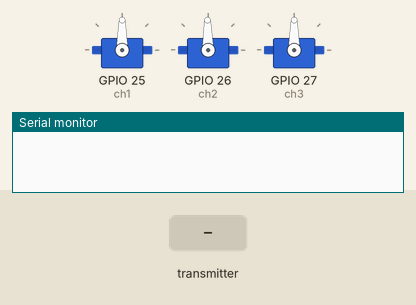
Bench run of a sketch on a simulated ESP32. Shown: 3 × servo, the last lines printed to the serial monitor. Inputs (shaded band) come from the test bench.

Above: at 1.2 s.
1.3 s: the transmitter starts sending throttle = 0
At 1.8 s:
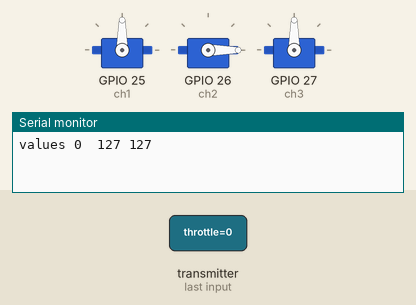
2.8 s: the transmitter starts sending steering = 0
At 4.0 s:
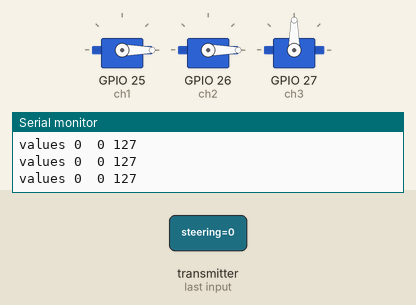
4.3 s: the transmitter starts sending knob1 = 0
At 5.3 s:
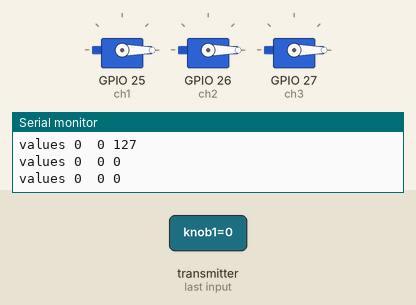
5.8 s: the transmitter starts sending throttle = 64
At 6.5 s:
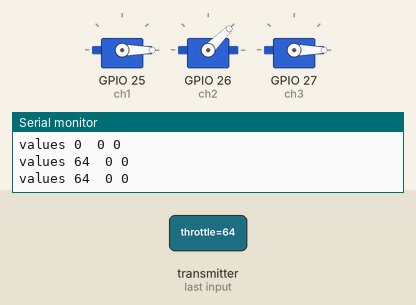
7.3 s: the transmitter starts sending steering = 64
At 8.5 s:
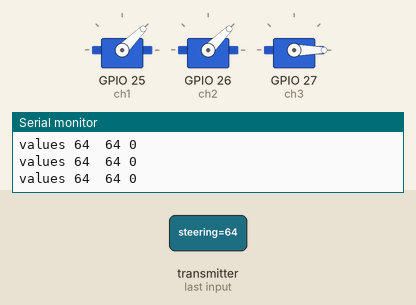
8.8 s: the transmitter starts sending knob1 = 64
At 9.9 s:
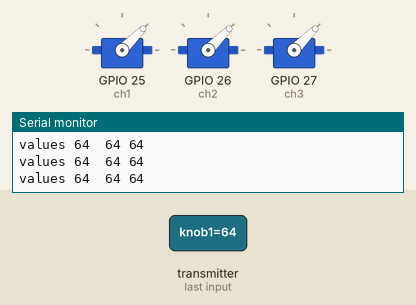
Timing chart, 0 to 11.3 s (numbered marks = the images above; inputs shaded):
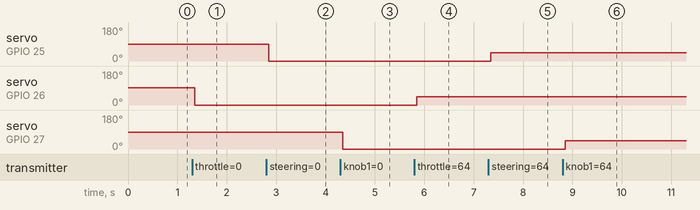

Measured:
- after the input at 1.3 s, servo on GPIO 26 (ch2): 91° → 0° after 0.05 s
- after the input at 2.8 s, servo on GPIO 25 (ch1): 90° → 0° after 0.05 s
- after the input at 4.3 s, servo on GPIO 27 (ch3): 90° → 0° after 0.05 s
- after the input at 5.8 s, servo on GPIO 26 (ch2): 0° → 45° after 0.05 s
- after the input at 7.3 s, servo on GPIO 25 (ch1): 0° → 45° after 0.05 s
- after the input at 8.8 s, servo on GPIO 27 (ch3): 0° → 45° after 0.05 s

The sketch:

3ch_Receiver.ino
```cpp
#include <esp_now.h>
#include <WiFi.h>
#include <ESP32Servo.h>

#define SIGNAL_TIMEOUT 1000  // This is signal timeout in milli seconds. We will reset the data if no signal

unsigned long lastRecvTime = 0;

typedef struct PacketData
{
  // byte lxAxisValue;
  // byte lyAxisValue;
  byte throttle;          //ch2
  byte steering;          //ch1
  byte knob1;             //ch3

}PacketData;
PacketData receiverData;

Servo ch1;  //steering
Servo ch2;  //throttle
Servo ch3;  //knob1

//Assign default input received values
void setInputDefaultValues()
{
  // The middle position for joystick. (254/2=127)
  receiverData.throttle = 129;
  receiverData.steering = 127;
  receiverData.knob1= 127;
}

void mapAndWriteValues()
{
  ch2.write(map(receiverData.throttle, 0, 254, 0, 180));    //esc
  ch1.write(map(receiverData.steering, 0, 254, 0, 180));  //servo
  ch3.write(map(receiverData.knob1, 0, 254, 0, 180));
}

// callback function that will be executed when data is received
void OnDataRecv(const uint8_t * mac, const uint8_t *incomingData, int len)
{
  if (len == 0)
  {
    return;
  }
  memcpy(&receiverData, incomingData, sizeof(receiverData));

  String inputData ;
  inputData = inputData + "values " + receiverData.throttle + "  " + receiverData.steering + " " + receiverData.knob1  ;
  Serial.println(inputData);

  mapAndWriteValues();
  lastRecvTime = millis();
}

void setUpPinModes()
{
  ch1.attach(25, 1000, 2000);       //25
  ch2.attach(26, 1000, 2000);       //26
  ch3.attach(27, 1000, 2000);       //27

  setInputDefaultValues();
  mapAndWriteValues();
}

void setup()
{
  setUpPinModes();

  Serial.begin(115200);
  WiFi.mode(WIFI_STA);

  // Init ESP-NOW
  if (esp_now_init() != ESP_OK)
  {
    Serial.println("Error initializing ESP-NOW");
    return;
  }

  esp_now_register_recv_cb(OnDataRecv);
}


void loop()
{
  //Check Signal lost.
  unsigned long now = millis();
  if ( now - lastRecvTime > SIGNAL_TIMEOUT )
  {
    setInputDefaultValues();
    mapAndWriteValues();
  }
}
```
